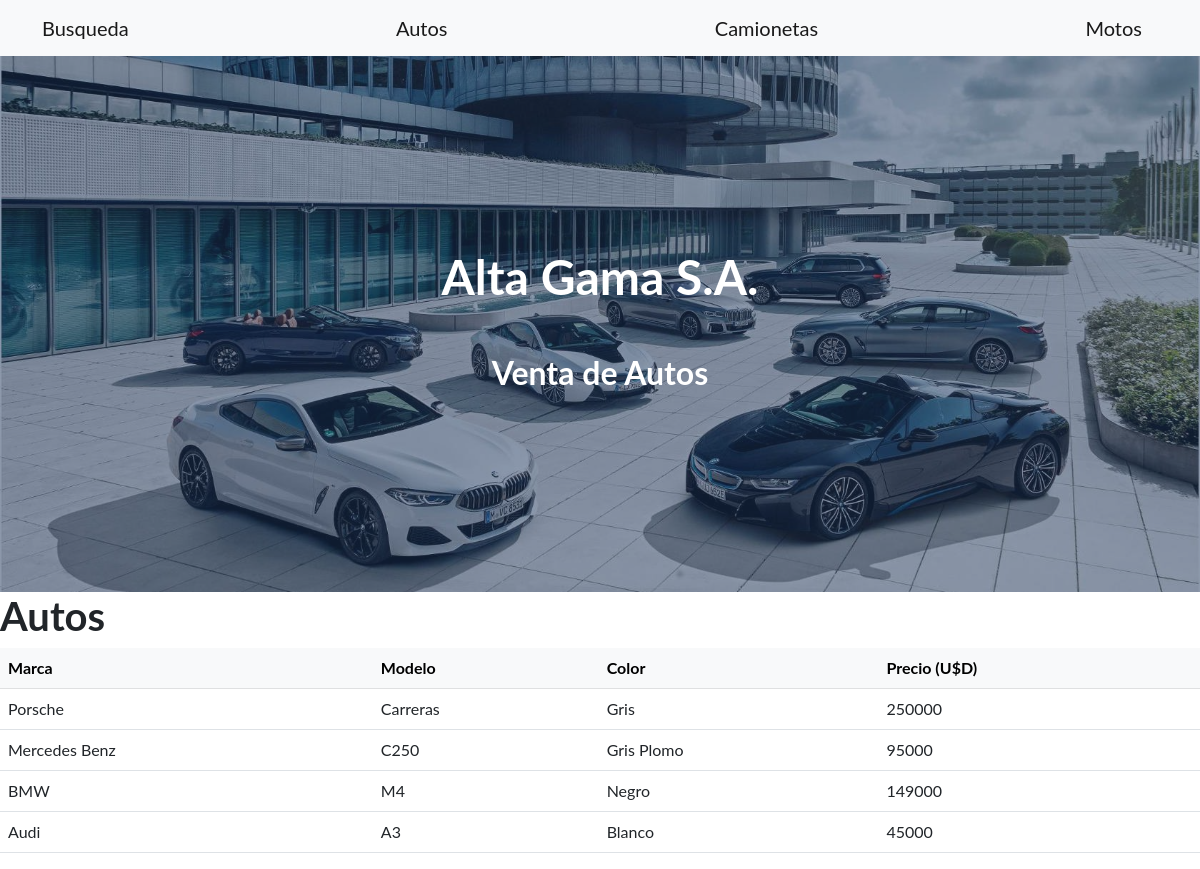
/autos/, run on the app's committed database.
### vehiculos/models.py (models this page shows, shortened)
class Autos(models.Model):
    marca = models.CharField(max_length=50)
    modelo = models.CharField(max_length=50)
    color = models.CharField(max_length=50)
    precio = models.IntegerField()
    class Meta:
        verbose_name = "Auto"
        verbose_name_plural = "Autos"
        ordering = ['-marca']

### vehiculos/views.py (the view)
# urls.py: path('autos/', autos, name="autos" ),
def autos(request):
    contexto = {'autos': Autos.objects.all() }
    return render(request, "vehiculos/autos.html", contexto)

### vehiculos/templates/vehiculos/autos.html
{% extends 'vehiculos/base.html' %}
{% load static %}
{% block titulo %}
    Venta de Autos
{% endblock titulo %}
{% block contenido %}
    <h1>Autos</h1>
    <table class="table">
        <thead class="table-light">
            <tr>
                <th>Marca</th>
                <th>Modelo</th>
                <th>Color</th>
                <th>Precio (U$D)</th>
            </tr>
    </thead>
    <tbody>
    {% for c in autos %}
            <tr>
                <td>{{ c.marca}}</td>
                <td>{{ c.modelo }}</td>
                <td>{{ c.color }}</td>
                <td>{{ c.precio }}</td>
            </tr>
    {% endfor %}
    </tbody>
</table>
{% endblock contenido %}

### vehiculos/templates/vehiculos/base.html (shortened to what this page needs)
<!DOCTYPE html>
<html lang="en">
    <head>
        {% load static %}
        <link href="https://cdn.jsdelivr.net/npm/bootstrap@5.2.3/dist/css/bootstrap.min.css" rel="stylesheet" type="text/css" />
        <link href="https://cdn.jsdelivr.net/npm/bootstrap@5.2.3/dist/js/bootstrap.bundle.min.js" rel="stylesheet" type="text/css" />
        <link href="{% static 'vehiculos/css/styles.css' %}" rel="stylesheet" />
    </head>
    <body>
        <nav class="navbar navbar-light bg-light static-top">
            <div class="container">
                <a class="navbar-brand" href="{% url 'buscar_autos' %}">Busqueda</a>
                <a class="navbar-brand" href="{% url 'autos_form' %}">Autos</a>
                <a class="navbar-brand" href="{% url 'camionetas_form' %}">Camionetas</a>
                <a class="navbar-brand" href="{% url 'motos_form' %}">Motos</a>
            </div>
        </nav>
        <header class="masthead">
            <div class="container position-relative">
                <div class="row justify-content-center">
                    <div class="col-xl-6">
                        <div class="text-center text-white">
                            <h1 class="mb-5">Alta Gama S.A.</h1>
                            <h2>
                            {% block titulo %}
                            {% endblock titulo %}
                            </h2>
                        </div>
                    </div>
                </div>
            </div>
        </header>
        {% block contenido %}
        {% endblock contenido %}
    </body>
</html>

### data on the page
Autos: marca "Porsche", modelo "Carreras", color "Gris", precio "250000"
Autos: marca "Mercedes Benz", modelo "C250", color "Gris Plomo", precio "95000"
Autos: marca "BMW", modelo "M4", color "Negro", precio "149000"
Autos: marca "Audi", modelo "A3", color "Blanco", precio "45000"
